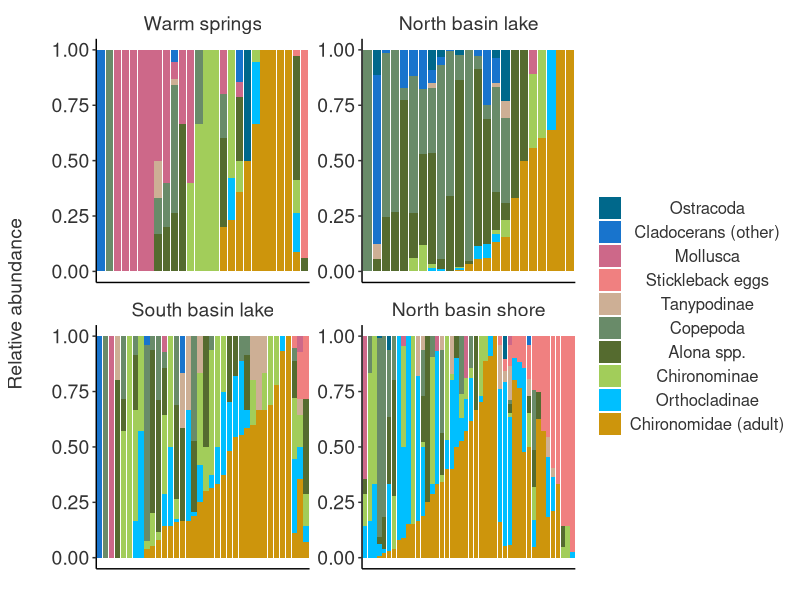

Write the R code that produced this figure.
#=========================================================================================
#========== Preliminaries
#=========================================================================================

# Load packages
library(tidyverse)

#=========================================================================================





#=========================================================================================
#========== Data Preparation
#=========================================================================================

diet_import <- read_csv("data/dissection_data.csv")
pca_scores <- read_csv("data/pca_scores.csv")

# add first three pc axes to diet data
diet <- full_join(diet_import, pca_scores %>% select(fish_id, Comp1, Comp2, Comp3))


# Gather data in long format
# Average gill raker length for 2nd and 3rd rakers
# Select key variables
# Fill blanks with 0's
diet_long <- diet %>% 
  mutate(raker_length = (NR.2 + NR.3) / 2) %>%
  select(fish_id,
         sex,
         length,
         gut_length,
         Gap,
         raker_length,
         Comp1,
         Comp2,
         Comp3,
         Station,
         basin,
         tanypodinae,
         orthocladinae,
         chironominii,
         tanytarsini,
         `unknown larvae`,
         adult_fly,
         `Alona rectangula`,
         `Alona affinis/quad`,
         `Unknown alona`,
         `alonella nana`,
         `macrothrix hirsuticornix`,
         `acroperus harpae`,
         `daphnia longispina`,
         `resting eggs`,
         `Copepods_adult`,
         `Copepods_nauplii`,
         `ostracod`,
         `snail`,
         `bivalve`,
         `stickleback eggs`
  ) %>%
  pivot_longer(cols = c(tanypodinae,
                        orthocladinae,
                        chironominii,
                        tanytarsini,
                        `unknown larvae`,
                        adult_fly,
                        `Alona rectangula`,
                        `Alona affinis/quad`,
                        `Unknown alona`,
                        `alonella nana`,
                        `macrothrix hirsuticornix`,
                        `acroperus harpae`,
                        `daphnia longispina`,
                        `resting eggs`,
                        `Copepods_adult`,
                        `Copepods_nauplii`,
                        `ostracod`,
                        `snail`,
                        `bivalve`,
                        `stickleback eggs`),
               names_to = "taxon",
               values_to = "number") %>%
  mutate(number = ifelse(is.na(number), 0, number)) %>%
  na.omit()

# For the taxon specific analysis, we need to select taxa that have 
#   enough observations / aggregate to get to that level
# To facilitate this, it is worth looking at the proportion of fish 
#   in which each taxon is found
observed_prevalence <- diet_long %>%
  mutate(present = ifelse(number > 0, 1, 0)) %>%
  group_by(taxon) %>%
  summarize(prevalence = mean(present),
            abundance = mean(number),
            sd = sd(number)) %>%
  arrange(-prevalence)
# write_csv(observed_prevalence, "diet_prevalence.csv")


# Three of the major midge groups (Tanypodinae, Orthocladinae, and Chironomini)
#   plus adult midges meet that threshold
# However, the Tanytarsini do not. 
# So, I decided to combine the Chironomini and Tanytarsini into a Chironominae group
# Unknown midge larvae were only found in 2% of fish, and it is hard to know how to combine them with the others
# So, I think they should be left out. 

# Alona rectangula is present in almost 7%.
# But, I think it makes sense to group the Alona's together since 
#   since unknown alonas were present in 20% of fish

# None of the other cladocerans were found in 10% of samples, so I decided to combine them

# Snails were found in nearly 7% of fish. Only 3% of fish had bivalves.
# I decided to combine these as "mollusks" 

# Copepod adults were found in 20% of samples, while the nauplii were only found in 2%
# So, I decided to combine these.

# Finally, I decided to create a "site variable
# This is essentially the same as station, but separating lake stations for north and south 

# prepare wide data frame
diet_wide <- diet_long %>%
  pivot_wider(names_from = taxon,
              values_from = number) %>%
  na.omit() %>%
  mutate(chrinominae = chironominii + tanytarsini,
         alona = `Alona affinis/quad`  + `Alona rectangula` + `Unknown alona`,
         copepods = Copepods_adult + Copepods_nauplii,
         other_cladocerans = `acroperus harpae` +`alonella nana` + `daphnia longispina` + 
           `macrothrix hirsuticornix`,
         mollusks = snail + bivalve,
         Site = ifelse(Station == "Lake" & basin == "North", "Lake/North",
                       ifelse(Station == "Lake" & basin == "South", "Lake/South",
                              ifelse(Station == "Shore", "Shore/North", Station)))) %>%
  rename(stickleback_eggs = `stickleback eggs`)

# When examining relationships with morphological traits, colinearity is a potential concern 

# Check prevalance of chironomids
# diet_wide %>%
#   mutate(Chiro = chrinominae + orthocladinae + adult_fly + `unknown larvae` + tanypodinae,
#          present = ifelse(Chiro > 0, 1, 0)) %>%
#   select(fish_id, Chiro, present) %>%
#   summarize(Chiro_prev = mean(present))

# Define relative length of gut, Gap, and gill rakers as residuals from regression with length
# Focus on gill raker 2 (since it is strongly correlated with gill raker 3)

# gut length
m_gut <- lm(gut_length ~ length, data = diet_wide)
summary(m_gut)
diet_wide$gut_length_res <- resid(m_gut)

# Gap
m_gap <- lm(Gap ~ length, data = diet_wide)
summary(m_gap)
diet_wide$Gap_res <- resid(m_gap)

# Gill raker 
m_raker <- lm(raker_length ~ length, data = diet_wide)
summary(m_raker)
diet_wide$raker_length_res <- resid(m_raker)

# Z-score predictors
diet_wide <- diet_wide %>%
  mutate(length_z = c(scale(length)),
         gut_length_z = c(scale(gut_length_res)),
         Gap_z = c(scale(Gap_res)),
         raker_length_z = c(scale(raker_length_res)),
         Comp1_z = c(scale(Comp1)),
         Comp2_z = c(scale(Comp2)),
         Comp3_z = c(scale(Comp3)))

# examine trait correaltions (to avoid collinearity issues)
round(cor(diet_wide %>% select(length_z, gut_length_z, Gap_z, raker_length_z,
                               Comp1_z, Comp2_z, Comp3_z)),2)

# convert back to long form for mixed models
diet_long_analysis <- diet_wide %>%
  select(fish_id, sex, length, length_z, gut_length, gut_length_z, Gap, Gap_z, 
         raker_length, raker_length_z, Comp1_z, Comp2_z, Comp3_z, Station, basin, Site, 
         tanypodinae,
         orthocladinae,
         chrinominae,
         adult_fly,
         alona,
         other_cladocerans,
         stickleback_eggs,
         copepods,
         mollusks,
         ostracod) %>%
  pivot_longer(cols = c(tanypodinae,
                        orthocladinae,
                        chrinominae,
                        adult_fly,
                        alona,
                        other_cladocerans,
                        stickleback_eggs,
                        copepods,
                        mollusks,
                        ostracod),
               names_to = "taxon",
               values_to = "count_in_stomach") %>%
  select(fish_id,
         sex,
         Station,
         basin,
         Site,
         length,
         length_z,
         gut_length,
         gut_length_z,
         Gap,
         Gap_z,
         raker_length,
         raker_length_z,
         Comp1_z,
         Comp2_z,
         Comp3_z,
         taxon,
         count_in_stomach)

# export data for analysis
write_csv(diet_long_analysis, "data/diet_long_analysis.csv")
write_csv(diet_wide, "data/diet_wide.csv")

#=========================================================================================

##create a figure and table to describe overall prevalence and abundance of diet items across the population
str(diet_long_analysis)

observed_prevalence_concat <- diet_long_analysis %>%
  mutate(present = ifelse(count_in_stomach > 0, 1, 0)) %>%
  group_by(taxon) %>%
  summarize(prevalence = mean(present),
            abundance = mean(count_in_stomach)) %>%
  arrange(+prevalence)

##stacked bar plot

bp_ids<-diet_long_analysis[c("fish_id","taxon","count_in_stomach","Site")]

bp_ids<-bp_ids  %>%
  group_by(fish_id)  %>%
  mutate(percent = count_in_stomach/sum(count_in_stomach)) %>%
  arrange(desc(percent)) %>%
  mutate(sample = forcats::fct_inorder(fish_id))

##remove empty stomachs  
bp_ids <- na.omit(bp_ids)
bp_ids$fish_id <-reorder(bp_ids$fish_id,
                         ifelse(!bp_ids$taxon %in% "copepods", 0, bp_ids$percent), FUN = sum)
bp_ids$fish_id <-reorder(bp_ids$fish_id,
                         ifelse(!bp_ids$taxon %in% "mollusks", 0, bp_ids$percent), FUN = sum)
bp_ids$fish_id <-reorder(bp_ids$fish_id,
                         ifelse(!bp_ids$taxon %in% "alona", 0, bp_ids$percent), FUN = sum)
bp_ids$fish_id <-reorder(bp_ids$fish_id,
                         ifelse(!bp_ids$taxon %in% "chrinominae", 0, bp_ids$percent), FUN = sum)
bp_ids$fish_id <-reorder(bp_ids$fish_id,
                         ifelse(!bp_ids$taxon %in% "orthocladinae", 0, bp_ids$percent), FUN = sum)
bp_ids$fish_id <-reorder(bp_ids$fish_id,
                         ifelse(!bp_ids$taxon %in% "adult_fly", 0, bp_ids$percent), FUN = sum)
bp_ids$fish_id <-reorder(bp_ids$fish_id,
                         ifelse(!bp_ids$taxon %in% "stickleback_eggs", 0, bp_ids$percent), FUN = sum)

taxon_colors <- c("deepskyblue4",
                  "dodgerblue3",
                  "palevioletred3",
                  "lightcoral",
                  "peachpuff3",
                  "darkseagreen4",
                  "darkolivegreen",
                  "darkolivegreen3",
                  "deepskyblue1",
                  "darkgoldenrod3")

pdf("tables_figures/Fig1B_dietcomp.pdf",width=12,height=9)
ggplot(bp_ids, aes(fill=factor(taxon,levels=observed_prevalence_concat$taxon), y=percent, x= fish_id)) + 
  geom_bar(stat = "identity") +
  facet_wrap(~ Site, ncol = 2, scales = "free", labeller = as_labeller(c("HS" = "Warm springs", "Lake/North" = "North basin lake" , "Lake/South" = "South basin lake", "Shore/North"="North basin shore"))) +
  scale_fill_manual(name="",values=taxon_colors,
                    labels=c("Ostracoda","Cladocerans (other)","Mollusca","Stickleback eggs","Tanypodinae",
                             "Copepoda","Alona spp.","Chironominae","Orthocladinae","Chironomidae (adult)"))+
  xlab("")+
  ylab("Relative abundance\n")+
  theme_classic()+
  theme(axis.ticks.x = element_blank(),
        axis.title.y =element_text(color = "grey20", size = 14, face = "plain"),
        axis.text.x = element_blank(),
        axis.text.y = element_text(color = "grey20", size = 14, hjust = .5, vjust = .5, face = "plain"),
        legend.text = element_text(color = "grey20", size = 12, hjust = .5, vjust = .5, face = "plain"),
        strip.background = element_blank(),
        strip.text = element_text(color = "grey20", size = 14, face = "plain"))
dev.off()
